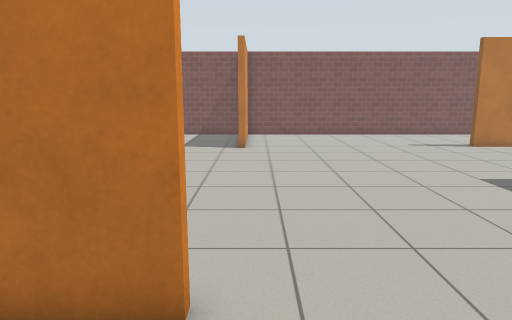
View 1 (above)

16 first-person views from a walk through a world built for the Gazebo simulator. The camera is 1.2 m above the floor, tilts 10° down and sees 70° across. The floor is counted in squares, 0.5 m on a side. Each view is taken from the middle of a square. On the plan, view 1 faces up. The plan holds only what a view shows up to about 20 squares ahead; the rest is blank. The robots in the file are not drawn. Gazebo's built-in surfaces are drawn with simple patterns.

View 2
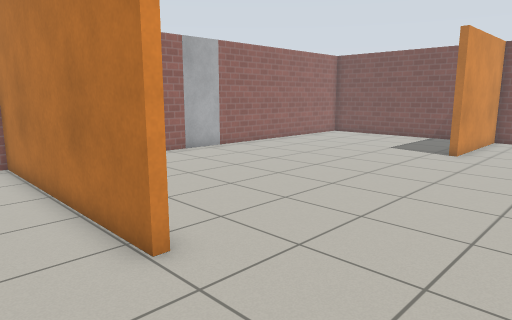

View 3
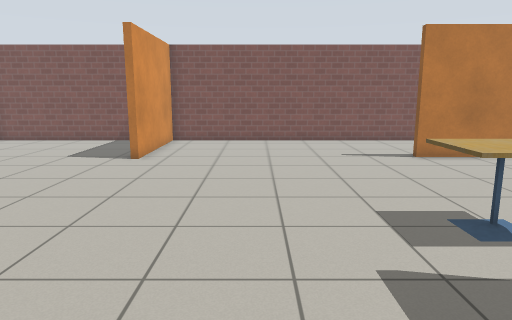

View 4
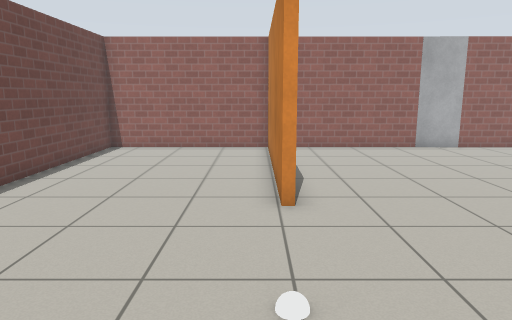

View 5
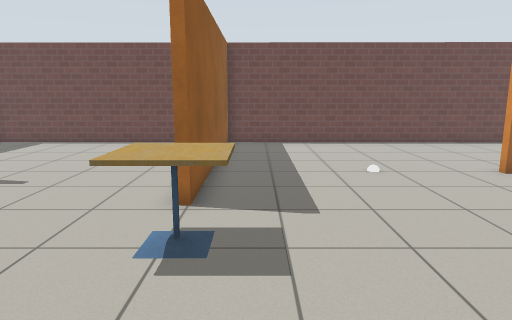

View 6
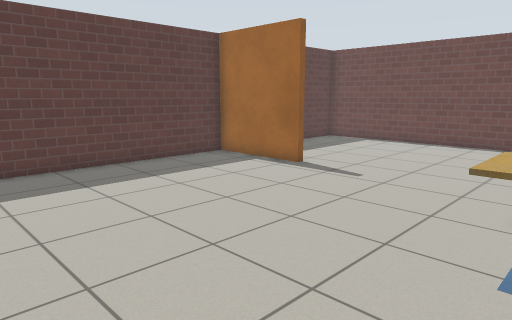

View 7
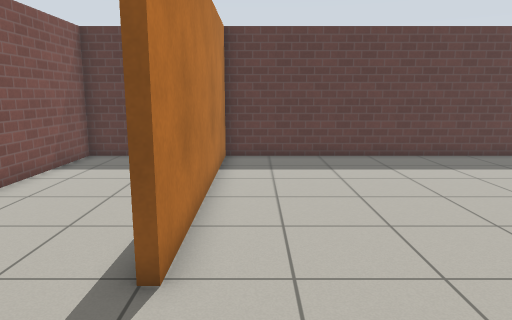

View 8
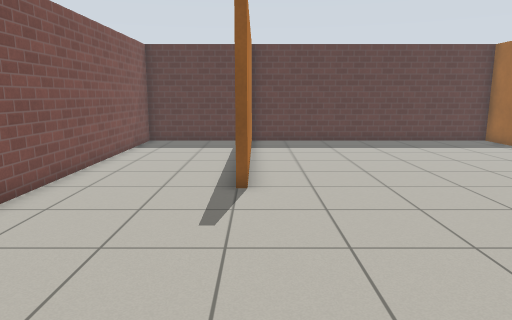

View 9
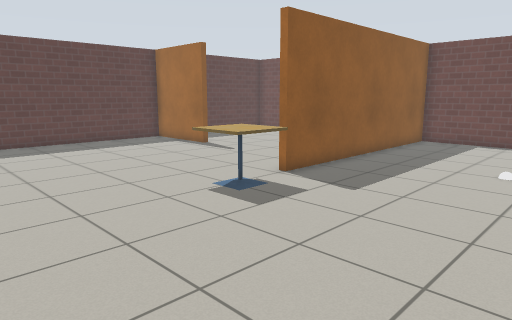

View 10
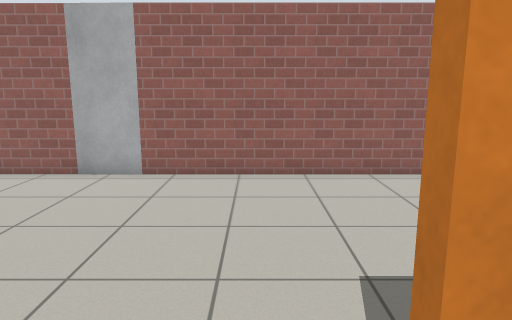

View 11
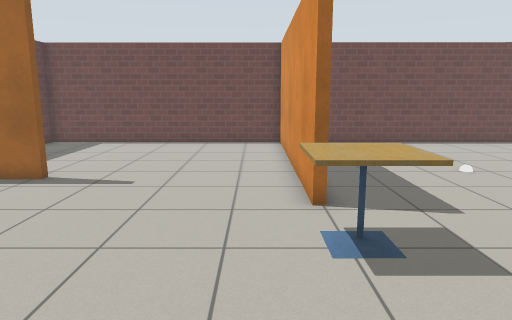

View 12
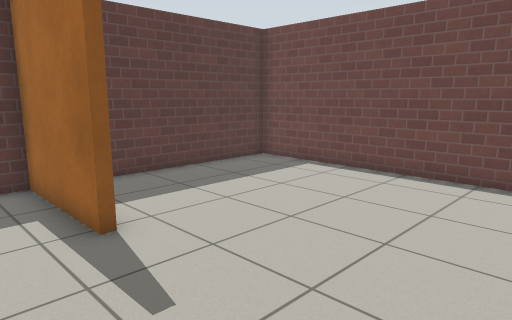

View 13
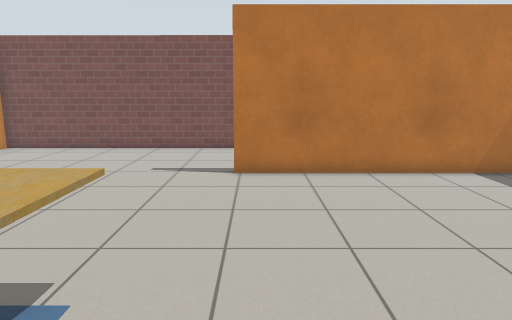

View 14
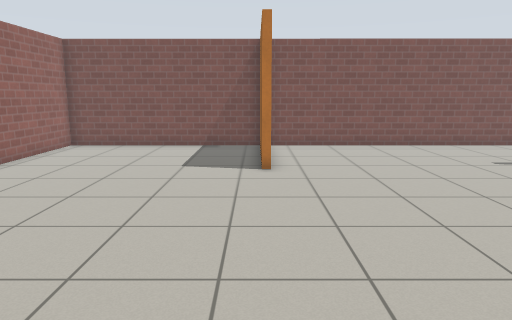

View 15
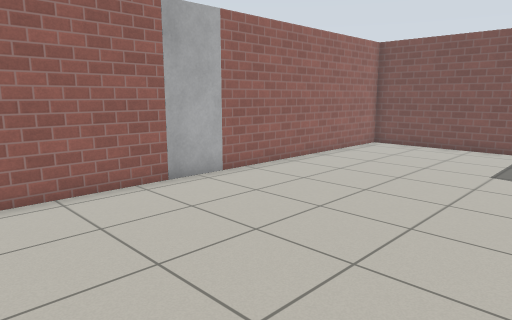

View 16
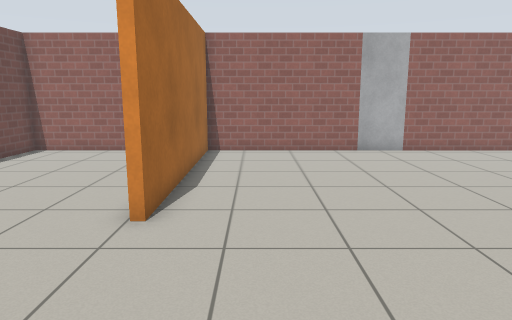

### Floor plan
Points are (right, up) in squares from view 1. A wall is a line through its corners. A room is listed if a view was taken in it or the views show most of it. See-through windows are left out.
Room 1 (views 1, 2, 3, 4, 5, 6, 7, 8, 9, 10, 11, 12, 13, 14, 15, 16)
walls: (8.7, 7.3) (8.7, -3.9) (20.6, -4) (20.6, 2.5); (-0.8, 3.6) (-10.1, 3.6) (-10.1, -3.8) (8.4, -3.9) (8.4, 7.3); (-0.8, 18.4) (-0.8, 19); (16.2, 4.2) (16.2, 4.6) (20.6, 4.6) (20.6, 17.2) (10.3, 17.2) (10.3, 17.6); (-0.8, 21.6) (-0.8, 22.4); (-0.8, 22.7) (-10.1, 22.7) (-10.1, 12.5); (-10.1, 10.6) (-10.1, 3.9) (-0.8, 3.9); (20.6, 18) (20.6, 22.7) (-0.5, 22.7) (-0.5, 16.8) (-0.9, 16.8)
objects: door leaf (-10, 11) to (-10, 12); white ball (3, 3); cafe table (8, 9) to (9, 10)

Where each view was taken, in squares from view 1:
view 1: 0 up, 0 right, facing up
view 2: 1 up, 4 right, facing up-left
view 3: 3 up, 4 right, facing up
view 4: 3 up, 7 right, facing left
view 5: 15 up, 7 right, facing down
view 6: 15 up, 8 right, facing down-right
view 7: 16 up, 6 right, facing right
view 8: 17 up, 1 right, facing right
view 9: 16 up, 1 right, facing down-right
view 10: 16 up, 1 right, facing left
view 11: 15 up, 10 right, facing down
view 12: 7 up, 10 right, facing down-right
view 13: 6 up, 11 right, facing up
view 14: 5 up, 1 left, facing up
view 15: 5 up, 1 left, facing up-left
view 16: 6 up, 6 right, facing left
